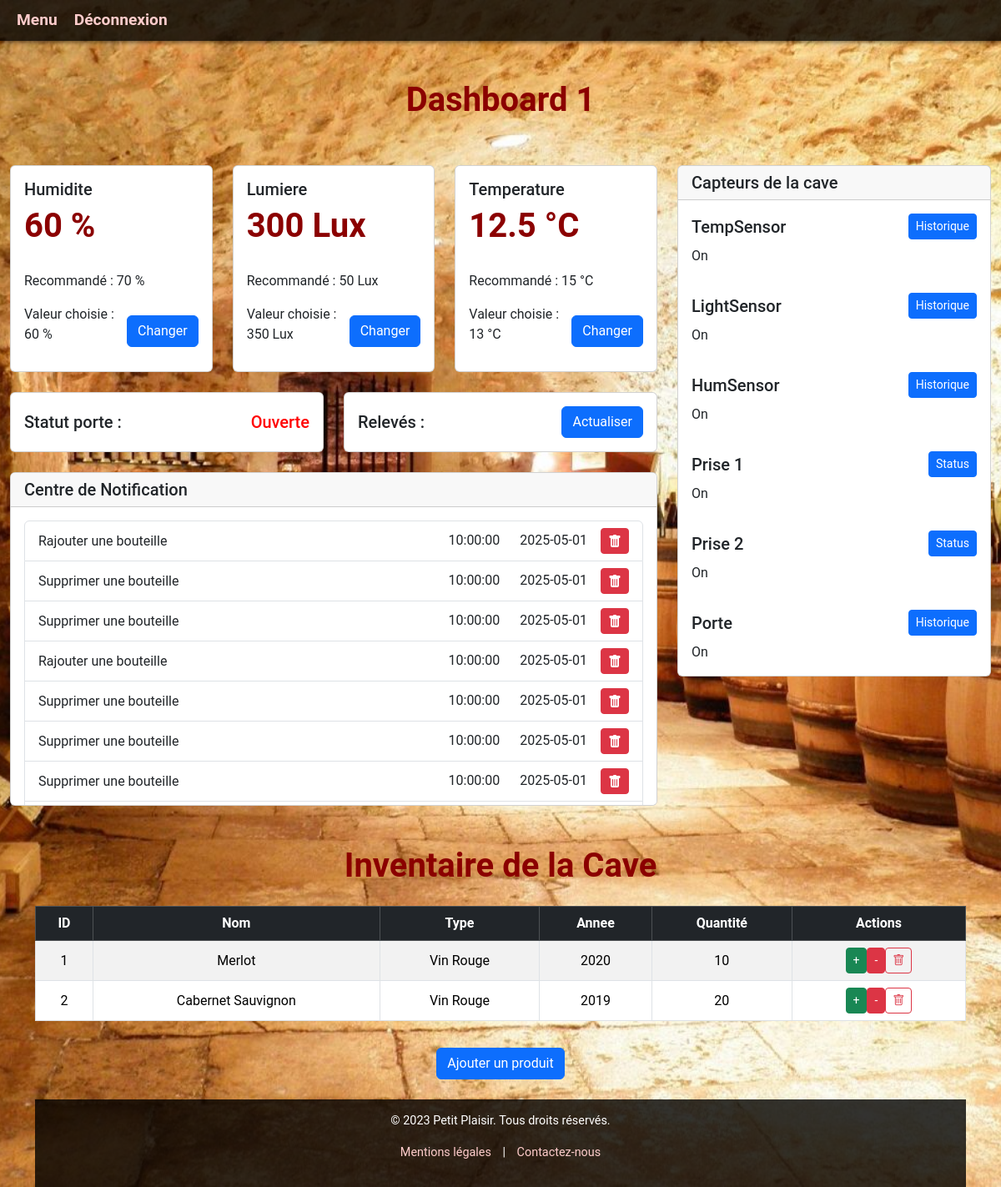
The app's page /details.php?id=1 (signed in) with its own data.
### tables this page shows
CREATE TABLE Capteur (
    idCapteur INT AUTO_INCREMENT PRIMARY KEY,
    NomCapteur VARCHAR(50),
    TypeCapteur VARCHAR(50),
    ValeurCapteur FLOAT,
    StatusCapteur VARCHAR(20),
    idCave INT,
    CONSTRAINT fk_Capteur_Cave FOREIGN KEY(idCave) REFERENCES Cave(idCave) ON DELETE CASCADE
);

CREATE TABLE TypeCave (
    idTypeCave VARCHAR(50) PRIMARY KEY,
    TempOptiC INT,
    LumOptiC INT,
    HumOptiC INT
);

CREATE TABLE Notification (
    idNotification INT AUTO_INCREMENT PRIMARY KEY,
    DateNotification DATE,
    HeureNotification TIME,
    MessageNotification VARCHAR(255),
    idCave INT,
    CONSTRAINT fk_Notification_Cave FOREIGN KEY(idCave) REFERENCES Cave(idCave) ON DELETE CASCADE
);

CREATE TABLE Produit (
    idProduit INT AUTO_INCREMENT PRIMARY KEY,
    NomProduit VARCHAR(50),
    TypeProduit VARCHAR(50),
    AnneeProduit INT,
    idCave INT,
    QuantiteProduit INT,
    CONSTRAINT fk_Produit_Cave FOREIGN KEY(idCave) REFERENCES Cave(idCave) ON DELETE CASCADE
);

### fonctions.php (the view, shortened to what this page needs)
<?php
function afficherInventaire($connexion, $idCave) {
    $query = "SELECT * FROM Produit WHERE idCave = '$idCave'";
    $resultat = mysqli_query($connexion, $query);
    echo '<div class="container ">';
    echo '<h1 class="mb-4 text-center">Inventaire de la Cave</h2>';
    echo '<div class="table-responsive">';
    echo '<table class="table table-bordered table-striped align-middle text-center">';
    echo '<thead class="table-dark">';
    echo '<tr>';
    echo '<th>ID</th>';
    echo '<th>Nom</th>';
    echo '<th>Type</th>';
    echo '<th>Annee</th>';
    echo '<th>Quantité</th>';
    echo '<th>Actions</th>';
    echo '</tr>';
    echo '</thead>';
    echo '<tbody>';
    if ($resultat && mysqli_num_rows($resultat) > 0) {
        while ($row = mysqli_fetch_assoc($resultat)) {
            echo '<tr>';
            echo '<td>' . $row['idProduit'] . '</td>';
            echo '<td>' . $row['NomProduit'] . '</td>';
            echo '<td>' . $row['TypeProduit'] . '</td>';
            echo '<td>' . $row['AnneeProduit'] . '</td>';
            echo '<td><span class="quantity" id="qte-' . $row['idProduit'] . '">' . $row['QuantiteProduit'] . '</span></td>';
            echo '<td>';
            echo '<div class="quantity-control justify-content-center">';
            echo '<button class="btn btn-sm btn-success" onclick="modifierQuantite(' . $row['idProduit'] . ', \'plus\')">+</button>';
            echo '<button class="btn btn-sm btn-danger" onclick="modifierQuantite(' . $row['idProduit'] . ', \'moins\')">-</button>';
            echo '<button class="btn btn-sm btn-outline-danger" onclick="supprimerProduit(' . $row['idProduit'] . ')">';
            echo '<i class="bi bi-trash"></i>';
            echo '</div>';
            echo '</td>';
            echo '</tr>';
        }
    }
    else {
        echo "<p>Aucun vin trouvé dans cette cave.</p>";
    }
    echo '</tbody>';
    echo '</table>';
    echo '</div>';
}
function afficherCapteurs($connexion, $idCave) {
    $query = "SELECT * FROM Capteur WHERE idCave = '$idCave'";
    $resultat = mysqli_query($connexion, $query);
    echo '<div class="col-4">';
    echo '<div class="row">';
    echo '<div class="col d-flex justify-content-center align-items-center">';
    echo '<div class="card w-100">';
    echo '<h5 class="card-header">Capteurs de la cave</h5>';
    if ($resultat && mysqli_num_rows($resultat) > 0) {
        while ($row = mysqli_fetch_assoc($resultat)) {
            if ($row['TypeCapteur'] == 'Prise'){
            echo '<div class="card-body">';
            echo '<div class="d-flex justify-content-between align-items-center">';
            echo '<h5 class="card-title mb-0">' . $row['NomCapteur'] . '</h5>';
            echo '<button type="button" class="btn btn-sm btn-primary" onclick="modifierStatusCapteur(' . $row['idCapteur'] . ', \'' . addslashes($row['StatusCapteur']) . '\')"
 >Status</button>';
            echo '</div>';
            echo '<p class="card-text mt-2">' . htmlspecialchars($row['StatusCapteur']) . '</p>';
            echo '</div>';
        } else {
            echo '<div class="card-body">';
            echo '<div class="d-flex justify-content-between align-items-center">';
            echo '<h5 class="card-title mb-0">' . $row['NomCapteur'] . '</h5>';
            echo '<button class="btn btn-sm btn-primary" data-bs-toggle="modal" data-bs-target="#historiqueCapteur" data-id="'.$row['idCapteur'].'">';
            echo 'Historique';
            echo '</button>';
            echo '</div>';
            echo '<p class="card-text mt-2">' . htmlspecialchars($row['StatusCapteur']) . '</p>';
            echo '</div>';
        }
        }
    } else {
        echo "<p>Aucun capteur trouvé.</p>";
    }
    echo '</div>';
    echo '</div>';
    echo '</div>';
    echo '</div>';
}
function afficherNotifications($connexion, $idCave) {
    $query = "SELECT * FROM Notification WHERE idCave = '$idCave'";
    $resultat = mysqli_query($connexion, $query);
    echo '<div class="row mt-4">';
    echo '<div class="col d-flex justify-content-center align-items-center">';
    echo '<div class="card w-100" style="max-height: 400px; overflow-y: auto;">';
    echo '<h5 class="card-header">Centre de Notification</h5>';
    echo '<div class="card-body">';
    echo '<ul class="list-group">';
    if ($resultat && mysqli_num_rows($resultat) > 0) {
        while ($row = mysqli_fetch_assoc($resultat)) {
        echo '<li class="list-group-item d-flex justify-content-between align-items-center">';
        echo '<div>' . $row['MessageNotification'] . '</div>';
        echo '<div>';
        echo '<span class="text me-4">' . $row['HeureNotification'] . '</span>';
        echo '<span class="text me-3">' . $row['DateNotification'] . '</span>';
        echo '<button type="button" class="btn btn-sm btn-danger" onclick="supprimerNotification(' . $row['idNotification'] . ')" >';
        echo '</button>';
        echo '</div>';
        echo '</li>';
    }
    }else {
        echo "<p>Aucune notification trouvée.</p>";
    }
    echo '</ul>';
    echo '</div>';
    echo '</div>';
    echo '</div>';
    echo '</div>';
}
function afficherRelevements($connexion, $idCave) {
    $query = "SELECT C.TypeCapteur, AVG(C.ValeurCapteur) AS MoyenneValeur, CU.ValeurChoix, C.idCapteur FROM  Capteur C JOIN ChoixUtilisateur CU ON C.idCapteur = CU.idCapteur WHERE C.idCave = $idCave AND C.TypeCapteur != 'Prise' GROUP BY C.TypeCapteur ORDER BY C.TypeCapteur";
    $query2 = "SELECT TC.* FROM TypeCave TC JOIN Cave C ON C.TypeCave=TC.idTypeCave WHERE C.idCave = $idCave";
    $resultat2 = mysqli_query($connexion, $query2);
    $resultat = mysqli_query($connexion, $query);
    $unite = 'null';
    $recommandation = 'null';
    echo '<div class="row">';
    if ($resultat2 && mysqli_num_rows($resultat2) > 0) {
        $row2 = mysqli_fetch_assoc($resultat2);
    }
    if ($resultat && mysqli_num_rows($resultat) > 0) {
        while ($row = mysqli_fetch_assoc($resultat)) {
            if ($row['TypeCapteur'] == 'Lumiere') {
                $unite = 'Lux';
                $recommandation = isset($row2['LumOptiC']) ? $row2['LumOptiC'] : 'N/A';
            } elseif ($row['TypeCapteur'] == 'Temperature') {
                $unite = '°C';
                $recommandation = isset($row2['TempOptiC']) ? $row2['TempOptiC'] : 'N/A';
            } elseif ($row['TypeCapteur'] == 'Humidite') {
                $unite = '%';
                $recommandation = isset($row2['HumOptiC']) ? $row2['HumOptiC'] : 'N/A';
            }
            echo '<div class="col-4 d-flex justify-content-center">';
            echo '<div class="card w-100">';
            echo '<div class="card-body">';
            echo '<h5 class="card-title">' . $row['TypeCapteur'] . '</h5>';
            echo '<h1 class="card-text">' . $row['MoyenneValeur'] . ' ' . $unite . ' </h1>';
            echo '<p class="card-text">Recommandé : ' . $recommandation . ' ' . $unite . '</p>';
            echo '<div class="d-flex justify-content-between align-items-center">';
            echo '<p class="card-text">Valeur choisie : ' . $row['ValeurChoix'] . ' ' . $unite . '</p>';
            echo '<button class="btn btn-primary" data-bs-toggle="modal" data-bs-target="#ajoutValeurModal" data-id="'.$row['idCapteur'].'">';
            echo 'Changer';
            echo '</button>';
            echo '</div>';
            echo '</div>';
            echo '</div>';
            echo '</div>';
        }
    }
    echo '</div>';
}
?>

### details.php (shortened to what this page needs)
<?php
require('fonctions.php');
  $id = $_GET['id'];
  $connexion = mysqli_connect("p:".SERVEUR, NOM, PASSE, BD);
?>
<!doctype html>
<html>
<head>
  <link href="https://cdn.jsdelivr.net/npm/bootstrap@5.3.2/dist/css/bootstrap.min.css" rel="stylesheet">
  <link href="https://cdn.jsdelivr.net/npm/bootstrap-icons@1.10.5/font/bootstrap-icons.css" rel="stylesheet">
  <link rel="stylesheet" href="style.css">
</head>
<body>
  <header class="menu-banner">
    <nav>
      <ul>
        <li><a href="rediriger.php">Menu</a></li>
        <li><a href="index.html">Déconnexion</a></li>
      </ul>
    </nav>
  </header>
  <main>
    <div class="container-fluid">
      <section>
        <div class="row pt-5 mt-5 mb-4">
          <div class="col-12 text-center">
            <h1>Dashboard <?php echo $id ?></h1>
          </div>
        </div>
        <div class="row mb-5">
          <div class="col-8">
            <?php
            afficherRelevements($connexion, $id);
            ?>
            <div class="row mt-4">
              <div class="col-6 d-flex justify-content-center">
                <div class="card w-100">
                  <div class="card-body d-flex justify-content-between align-items-center">
                    <h5 class="mb-0">Statut porte :</h5>
                    <h5 class="mb-0 text-end" style="color:red;">Ouverte</h5>
                  </div>
                </div>
              </div>
              <div class="col-6 d-flex justify-content-center">
                <div class="card w-100">
                  <div class="card-body d-flex justify-content-between align-items-center">
                    <h5 class="card-title mb-0">Relevés :</h5>
                    <button type="button" class="btn btn-primary" onclick="lancerScript()">Actualiser</button>
                  </div>
                </div>
              </div>
            </div>
            <?php
            afficherNotifications($connexion, $id);
            ?>
          </div>
          <?php
          afficherCapteurs($connexion, $id);
          ?>
        </div>
      </section>
    </div>
  </main>
  <?php afficherInventaire($connexion, $id); ?>
  <div class="text-center mt-3 mb-4">
    <button class="btn btn-primary" data-bs-toggle="modal" data-bs-target="#ajoutProduitModal">
      Ajouter un produit
    </button>
  </div>
  <footer class="footer">
    <p>&copy; 2023 Petit Plaisir. Tous droits réservés.</p>
    <p><a href="mentions_legales.html">Mentions légales</a> | <a href="contact.html">Contactez-nous</a></p>
  </footer>
</body>
</html>

### style.css (style rules this page uses)
body { margin: 0; font-family: 'Roboto', sans-serif; background: linear-gradient(135deg, #8b0000, #f8f8f8); background: url('fondecran.jpg') no-repeat center center fixed; background-size: cover; color: #fff; min-height: 100vh; display: flex; flex-direction: column; }
h1 { font-size: 2.5rem; margin-bottom: 30px; color: #8b0000; font-weight: bold; }
.menu-banner { position: fixed; top: 0; left: 0; width: 100%; background-color: rgba(0, 0, 0, 0.8); padding: 10px 0; box-shadow: 0 2px 5px rgba(0, 0, 0, 0.5); display: flex; justify-content: flex-start; z-index: 1000; padding-left: 20px; }
.menu-banner ul { list-style: none; margin: 0; padding: 0; display: flex; gap: 20px; }
.menu-banner li { display: inline; }
.menu-banner a { text-decoration: none; color: #ffcccb; font-size: 1.2rem; font-weight: bold; }
.footer { text-align: center; padding: 15px 0; background-color: rgba(0, 0, 0, 0.8); color: #fff; font-size: 0.9rem; margin-top: auto; }
.footer a { color: #ffcccb; text-decoration: none; margin: 0 10px; }
body { overflow-x: hidden; }

### records on screen
capteur: TypeCapteur "Humidite", MoyenneValeur "60", TypeCapteur "%", ValeurChoix "60", NomCapteur "HumSensor", StatusCapteur "On"
typecave: HumOptiC "70", LumOptiC "50", TempOptiC "15"
capteur: TypeCapteur "Lumiere", MoyenneValeur "300", TypeCapteur "Lux", ValeurChoix "350", NomCapteur "LightSensor", StatusCapteur "On"
capteur: TypeCapteur "Temperature", MoyenneValeur "12.5", TypeCapteur "°C", ValeurChoix "13", NomCapteur "TempSensor", StatusCapteur "On"
notification: MessageNotification "Rajouter une bouteille", HeureNotification "10:00:00", DateNotification "2025-05-01"
notification: MessageNotification "Supprimer une bouteille", HeureNotification "10:00:00", DateNotification "2025-05-01"
notification: MessageNotification "Supprimer une bouteille", HeureNotification "10:00:00", DateNotification "2025-05-01"
notification: MessageNotification "Rajouter une bouteille", HeureNotification "10:00:00", DateNotification "2025-05-01"
notification: MessageNotification "Supprimer une bouteille", HeureNotification "10:00:00", DateNotification "2025-05-01"
notification: MessageNotification "Supprimer une bouteille", HeureNotification "10:00:00", DateNotification "2025-05-01"
notification: MessageNotification "Supprimer une bouteille", HeureNotification "10:00:00", DateNotification "2025-05-01"
capteur: NomCapteur "Prise 1", StatusCapteur "On"
capteur: NomCapteur "Prise 2", StatusCapteur "On"
capteur: NomCapteur "Porte", StatusCapteur "On"
produit: idProduit "1", NomProduit "Merlot", TypeProduit "Vin Rouge", AnneeProduit "2020", QuantiteProduit "10"
produit: idProduit "2", NomProduit "Cabernet Sauvignon", TypeProduit "Vin Rouge", AnneeProduit "2019", QuantiteProduit "20"

### other values on screen
$id "1"
